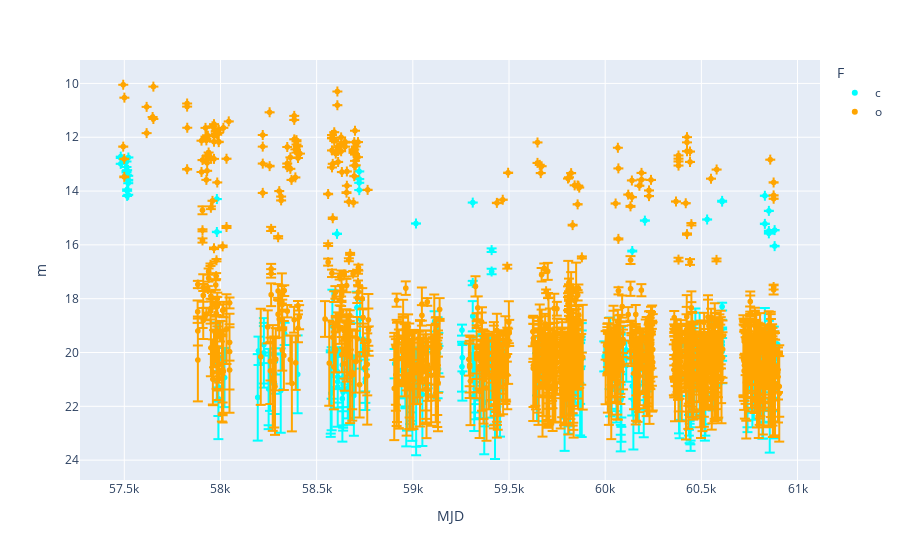

This figure's notebook cell:
### Code cell
fig = px.scatter(full, x='MJD', y='m', color='F', error_y='dm',color_discrete_map={
        "c": "cyan",
        "o": "orange",
    })
fig.update_yaxes(autorange="reversed")
fig.show()

### Figure 1 — Plotly figure (JSON) as saved in the notebook; plotly's stock layout.template omitted (floating-point values rounded to 4 significant figures; data arrays with more than 128 entries replaced by an {"elided": "..."} marker saying what was removed)
{"data": [{"error_y": {"array": {"elided": "357 float values"}}, "hovertemplate": "F=c<br>MJD=%{x}<br>m=%{y}<extra></extra>", "legendgroup": "c", "marker": {"color": "cyan", "symbol": "circle"}, "mode": "markers", "name": "c", "showlegend": true, "type": "scattergl", "x": {"elided": "357 float values"}, "xaxis": "x", "y": {"elided": "357 float values"}, "yaxis": "y"}, {"error_y": {"array": {"elided": "1014 float values"}}, "hovertemplate": "F=o<br>MJD=%{x}<br>m=%{y}<extra></extra>", "legendgroup": "o", "marker": {"color": "orange", "symbol": "circle"}, "mode": "markers", "name": "o", "showlegend": true, "type": "scattergl", "x": {"elided": "1014 float values"}, "xaxis": "x", "y": {"elided": "1014 float values"}, "yaxis": "y"}], "layout": {"legend": {"title": {"text": "F"}, "tracegroupgap": 0}, "margin": {"t": 60}, "xaxis": {"anchor": "y", "domain": [0, 1], "title": {"text": "MJD"}}, "yaxis": {"anchor": "x", "autorange": "reversed", "domain": [0, 1], "title": {"text": "m"}}}}
